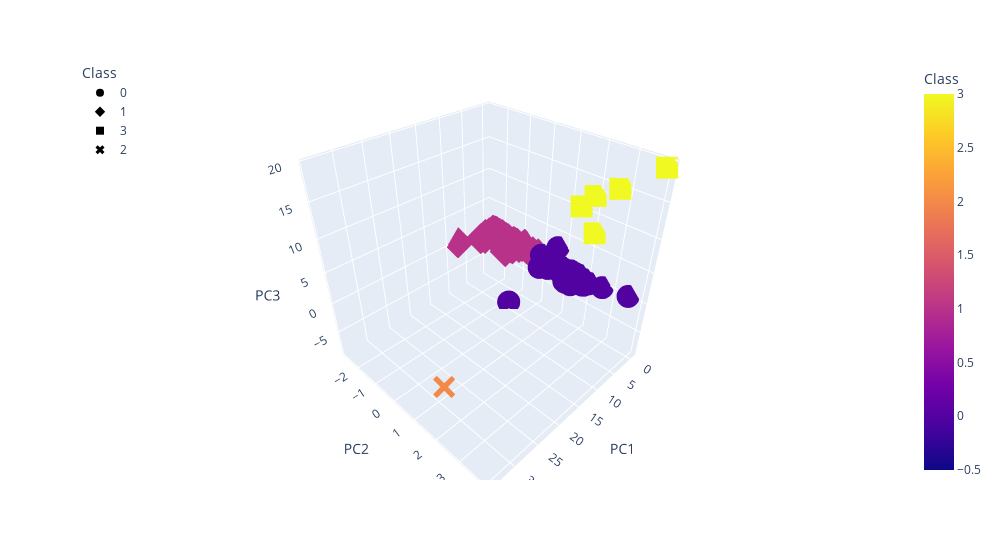

Notebook source saved alongside this figure:
### Code cell
# Scatter Plot 1 ✓Create a 3D-Scatter using Plotly Express to plot the clusters using the clustered_df DataFrame.
fig = px.scatter_3d(clustered_df,
                    x = 'PC1',
                    y = 'PC2',
                    z = 'PC3',
                    hover_name="CoinName",
                    hover_data=["Algorithm"],
                    color = 'Class',
                    symbol = 'Class',
                    width=1000
                   )
fig.update_layout(legend=dict(x=0, y=1))
fig.show()

### Figure 1 — Plotly figure (JSON) as saved in the notebook; plotly's stock layout.template omitted (floating-point values rounded to 4 significant figures; data arrays with more than 128 entries replaced by an {"elided": "..."} marker saying what was removed)
{"data": [{"customdata": {"elided": "288x1 str values"}, "hovertemplate": "<b>%{hovertext}</b><br><br>Class=%{marker.color}<br>PC1=%{x}<br>PC2=%{y}<br>PC3=%{z}<br>Algorithm=%{customdata[0]}<extra></extra>", "hovertext": {"elided": "288 str values"}, "legendgroup": "0", "marker": {"color": {"elided": "288 int values"}, "coloraxis": "coloraxis", "symbol": "circle"}, "mode": "markers", "name": "0", "scene": "scene", "showlegend": true, "type": "scatter3d", "x": {"elided": "288 float values"}, "y": {"elided": "288 float values"}, "z": {"elided": "288 float values"}}, {"customdata": {"elided": "239x1 str values"}, "hovertemplate": "<b>%{hovertext}</b><br><br>Class=%{marker.color}<br>PC1=%{x}<br>PC2=%{y}<br>PC3=%{z}<br>Algorithm=%{customdata[0]}<extra></extra>", "hovertext": {"elided": "239 str values"}, "legendgroup": "1", "marker": {"color": {"elided": "239 int values"}, "coloraxis": "coloraxis", "symbol": "diamond"}, "mode": "markers", "name": "1", "scene": "scene", "showlegend": true, "type": "scatter3d", "x": {"elided": "239 float values"}, "y": {"elided": "239 float values"}, "z": {"elided": "239 float values"}}, {"customdata": [["Proof-of-BibleHash"], ["SHA-256 + Hive"], ["Proof-of-Authority"], ["ECC 256K1"], ["SHA3-256"]], "hovertemplate": "<b>%{hovertext}</b><br><br>Class=%{marker.color}<br>PC1=%{x}<br>PC2=%{y}<br>PC3=%{z}<br>Algorithm=%{customdata[0]}<extra></extra>", "hovertext": ["BiblePay", "LitecoinCash", "Poa Network", "Acute Angle Cloud", "Fiii"], "legendgroup": "3", "marker": {"color": [3, 3, 3, 3, 3], "coloraxis": "coloraxis", "symbol": "square"}, "mode": "markers", "name": "3", "scene": "scene", "showlegend": true, "type": "scatter3d", "x": [-0.2015, -0.3413, -0.3841, -0.3538, -0.5234], "y": [2.732, 2.073, 3.967, 1.925, 1.447], "z": [15.05, 7.612, 19.33, 12.85, 10.56]}, {"customdata": [["TRC10"]], "hovertemplate": "<b>%{hovertext}</b><br><br>Class=%{marker.color}<br>PC1=%{x}<br>PC2=%{y}<br>PC3=%{z}<br>Algorithm=%{customdata[0]}<extra></extra>", "hovertext": ["BitTorrent"], "legendgroup": "2", "marker": {"color": [2], "coloraxis": "coloraxis", "symbol": "x"}, "mode": "markers", "name": "2", "scene": "scene", "showlegend": true, "type": "scatter3d", "x": [34.08], "y": [2.317], "z": [0.5246]}], "layout": {"coloraxis": {"colorbar": {"title": {"text": "Class"}}, "colorscale": [[0, "#0d0887"], [0.1111, "#46039f"], [0.2222, "#7201a8"], [0.3333, "#9c179e"], [0.4444, "#bd3786"], [0.5556, "#d8576b"], [0.6667, "#ed7953"], [0.7778, "#fb9f3a"], [0.8889, "#fdca26"], [1, "#f0f921"]]}, "legend": {"title": {"text": "Class"}, "tracegroupgap": 0, "x": 0, "y": 1}, "margin": {"t": 60}, "scene": {"domain": {"x": [0, 1], "y": [0, 1]}, "xaxis": {"title": {"text": "PC1"}}, "yaxis": {"title": {"text": "PC2"}}, "zaxis": {"title": {"text": "PC3"}}}, "width": 1000}}
